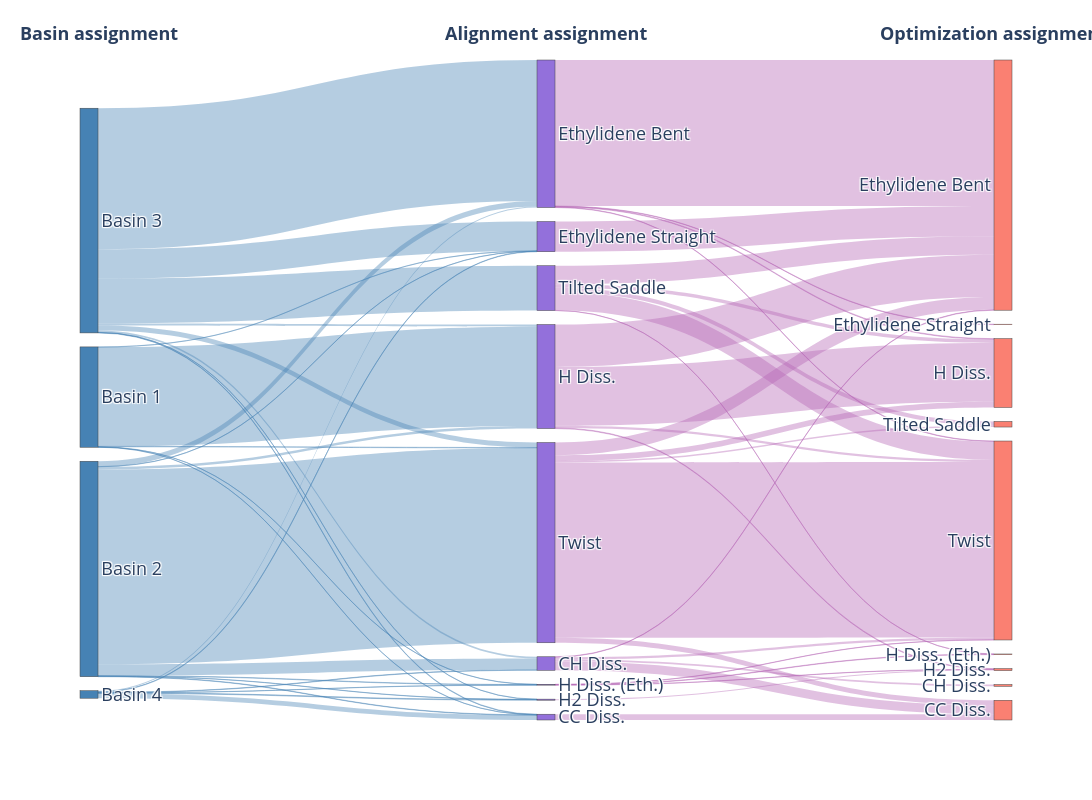
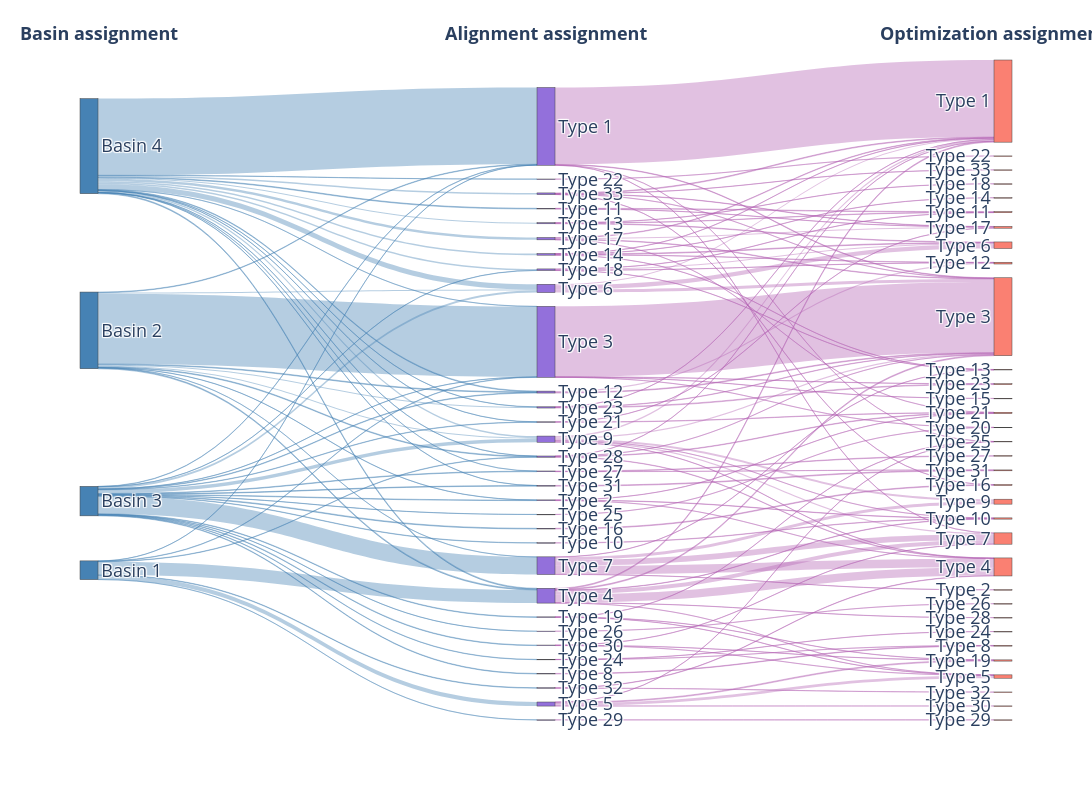
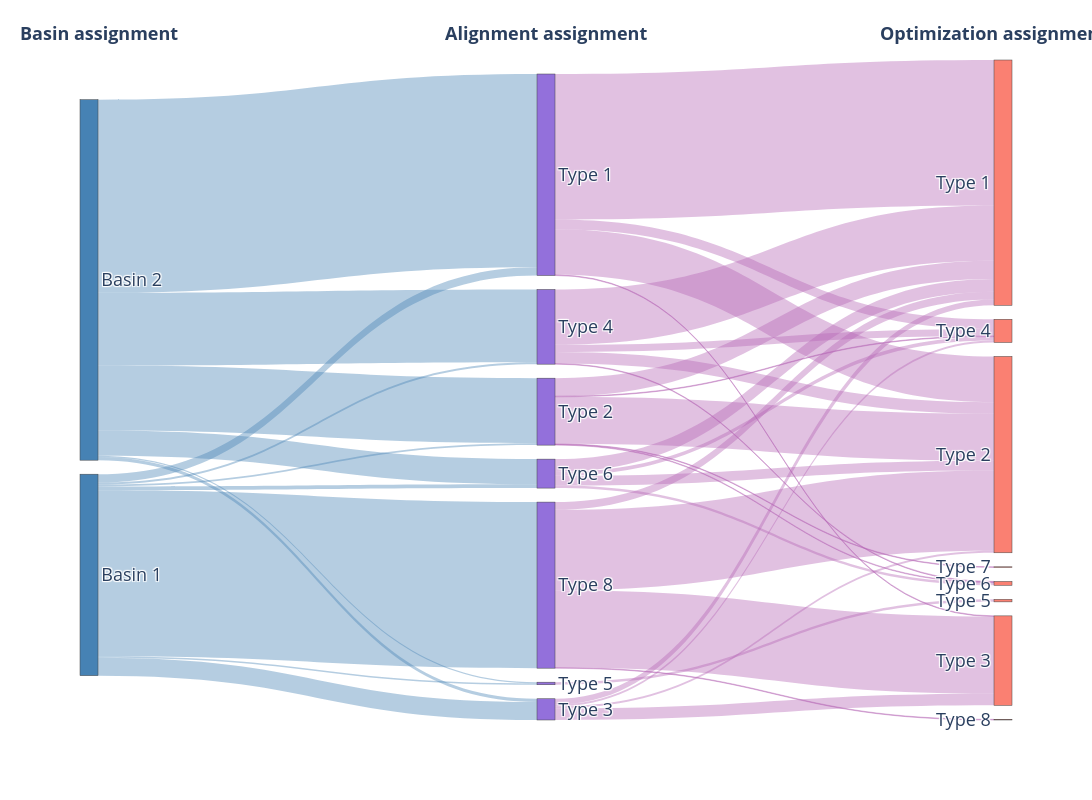
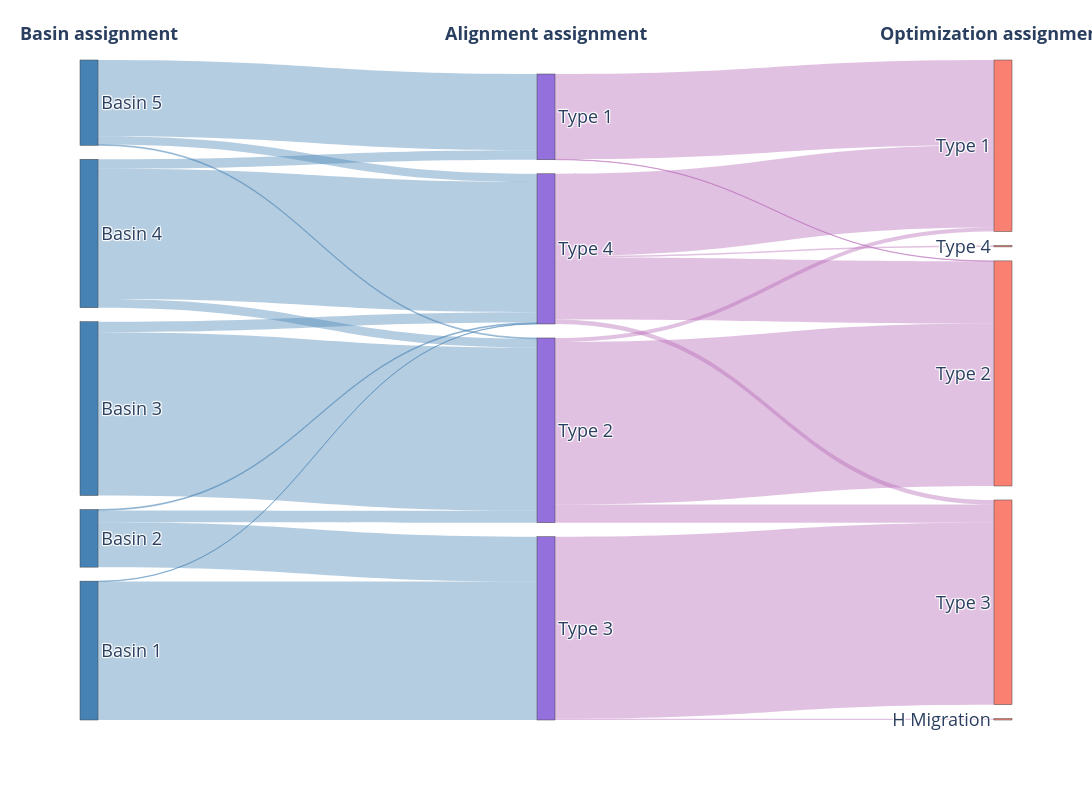

Source (notebook cell) for these figures, in order:
### Code cell
for ds, label in DATASETS.items():
    fig = make_sankey(ds, label)
    display(fig)
    safe = ds
    if SAVE_PNG:
        fig.write_image(str(OUT_DIR / f"viz_sankey3_{safe}.png"), scale=FIG_SCALE)
    if SAVE_SVG:
        fig.write_image(str(OUT_DIR / f"viz_sankey3_{safe}.svg"), scale=FIG_SCALE)

### Figure 1 — Plotly figure (JSON) as saved in the notebook; plotly's stock layout.template omitted (floating-point values rounded to 4 significant figures)
{"data": [{"arrangement": "snap", "link": {"color": ["rgba(70,130,180,0.4)", "rgba(70,130,180,0.4)", "rgba(70,130,180,0.4)", "rgba(70,130,180,0.4)", "rgba(70,130,180,0.4)", "rgba(70,130,180,0.4)", "rgba(70,130,180,0.4)", "rgba(70,130,180,0.4)", "rgba(70,130,180,0.4)", "rgba(70,130,180,0.4)", "rgba(70,130,180,0.4)", "rgba(70,130,180,0.4)", "rgba(70,130,180,0.4)", "rgba(70,130,180,0.4)", "rgba(70,130,180,0.4)", "rgba(70,130,180,0.4)", "rgba(70,130,180,0.4)", "rgba(70,130,180,0.4)", "rgba(70,130,180,0.4)", "rgba(70,130,180,0.4)", "rgba(70,130,180,0.4)", "rgba(70,130,180,0.4)", "rgba(70,130,180,0.4)", "rgba(70,130,180,0.4)", "rgba(70,130,180,0.4)", "rgba(70,130,180,0.4)", "rgba(70,130,180,0.4)", "rgba(180,100,180,0.4)", "rgba(180,100,180,0.4)", "rgba(180,100,180,0.4)", "rgba(180,100,180,0.4)", "rgba(180,100,180,0.4)", "rgba(180,100,180,0.4)", "rgba(180,100,180,0.4)", "rgba(180,100,180,0.4)", "rgba(180,100,180,0.4)", "rgba(180,100,180,0.4)", "rgba(180,100,180,0.4)", "rgba(180,100,180,0.4)", "rgba(180,100,180,0.4)", "rgba(180,100,180,0.4)", "rgba(180,100,180,0.4)", "rgba(180,100,180,0.4)", "rgba(180,100,180,0.4)", "rgba(180,100,180,0.4)", "rgba(180,100,180,0.4)", "rgba(180,100,180,0.4)", "rgba(180,100,180,0.4)", "rgba(180,100,180,0.4)", "rgba(180,100,180,0.4)", "rgba(180,100,180,0.4)", "rgba(180,100,180,0.4)", "rgba(180,100,180,0.4)", "rgba(180,100,180,0.4)", "rgba(180,100,180,0.4)"], "source": [0, 0, 0, 0, 0, 1, 1, 1, 1, 1, 1, 1, 1, 2, 2, 2, 2, 2, 2, 2, 2, 3, 3, 3, 3, 3, 3, 4, 5, 5, 5, 5, 6, 6, 6, 6, 7, 8, 8, 8, 8, 9, 9, 9, 10, 11, 11, 11, 11, 11, 12, 12, 12, 12, 12], "target": [4, 7, 8, 9, 12, 4, 5, 6, 7, 8, 9, 10, 12, 4, 5, 6, 7, 8, 10, 11, 12, 4, 5, 6, 7, 9, 10, 13, 13, 14, 15, 21, 15, 16, 17, 21, 15, 15, 17, 19, 21, 18, 19, 21, 19, 15, 17, 18, 20, 21, 13, 15, 17, 20, 21], "value": [1, 1, 463, 1, 2, 2, 53, 25, 1, 12, 2, 1, 909, 2, 8, 658, 137, 10, 1, 209, 23, 22, 2, 5, 2, 1, 3, 27, 42, 8, 2, 11, 681, 2, 3, 2, 141, 198, 274, 3, 10, 2, 1, 1, 5, 86, 17, 1, 19, 86, 23, 59, 27, 7, 818]}, "node": {"color": ["steelblue", "steelblue", "steelblue", "steelblue", "mediumpurple", "mediumpurple", "mediumpurple", "mediumpurple", "mediumpurple", "mediumpurple", "mediumpurple", "mediumpurple", "mediumpurple", "salmon", "salmon", "salmon", "salmon", "salmon", "salmon", "salmon", "salmon", "salmon"], "label": ["Basin 1", "Basin 2", "Basin 3", "Basin 4", "CC Diss.", "CH Diss.", "Ethylidene Bent", "Ethylidene Straight", "H Diss.", "H Diss. (Eth.)", "H2 Diss.", "Tilted Saddle", "Twist", "CC Diss.", "CH Diss.", "Ethylidene Bent", "Ethylidene Straight", "H Diss.", "H Diss. (Eth.)", "H2 Diss.", "Tilted Saddle", "Twist"], "pad": 14, "thickness": 18}, "type": "sankey"}], "layout": {"annotations": [{"font": {"size": 18}, "showarrow": false, "text": "<b>Basin assignment</b>", "x": 0.02, "xanchor": "center", "xref": "paper", "y": 1.02, "yanchor": "bottom", "yref": "paper"}, {"font": {"size": 18}, "showarrow": false, "text": "<b>Alignment assignment</b>", "x": 0.5, "xanchor": "center", "xref": "paper", "y": 1.02, "yanchor": "bottom", "yref": "paper"}, {"font": {"size": 18}, "showarrow": false, "text": "<b>Optimization assignment</b>", "x": 0.98, "xanchor": "center", "xref": "paper", "y": 1.02, "yanchor": "bottom", "yref": "paper"}], "font": {"size": 18}, "height": 800, "margin": {"t": 60}, "width": 1200}}

### Figure 2 — Plotly figure (JSON) as saved in the notebook; plotly's stock layout.template omitted (floating-point values rounded to 4 significant figures; data arrays with more than 128 entries replaced by an {"elided": "..."} marker saying what was removed)
{"data": [{"arrangement": "snap", "link": {"color": {"elided": "144 str values"}, "source": {"elided": "144 int values"}, "target": {"elided": "144 int values"}, "value": {"elided": "144 int values"}}, "node": {"color": ["steelblue", "steelblue", "steelblue", "steelblue", "mediumpurple", "mediumpurple", "mediumpurple", "mediumpurple", "mediumpurple", "mediumpurple", "mediumpurple", "mediumpurple", "mediumpurple", "mediumpurple", "mediumpurple", "mediumpurple", "mediumpurple", "mediumpurple", "mediumpurple", "mediumpurple", "mediumpurple", "mediumpurple", "mediumpurple", "mediumpurple", "mediumpurple", "mediumpurple", "mediumpurple", "mediumpurple", "mediumpurple", "mediumpurple", "mediumpurple", "mediumpurple", "mediumpurple", "mediumpurple", "mediumpurple", "salmon", "salmon", "salmon", "salmon", "salmon", "salmon", "salmon", "salmon", "salmon", "salmon", "salmon", "salmon", "salmon", "salmon", "salmon", "salmon", "salmon", "salmon", "salmon", "salmon", "salmon", "salmon", "salmon", "salmon", "salmon", "salmon", "salmon", "salmon", "salmon", "salmon", "salmon", "salmon", "salmon"], "label": ["Basin 1", "Basin 2", "Basin 3", "Basin 4", "Type 1", "Type 10", "Type 11", "Type 12", "Type 13", "Type 14", "Type 16", "Type 17", "Type 18", "Type 19", "Type 2", "Type 21", "Type 22", "Type 23", "Type 24", "Type 25", "Type 26", "Type 27", "Type 28", "Type 3", "Type 29", "Type 30", "Type 31", "Type 32", "Type 33", "Type 4", "Type 5", "Type 6", "Type 7", "Type 8", "Type 9", "Type 1", "Type 10", "Type 11", "Type 12", "Type 13", "Type 14", "Type 15", "Type 16", "Type 17", "Type 18", "Type 19", "Type 2", "Type 20", "Type 21", "Type 22", "Type 23", "Type 24", "Type 25", "Type 26", "Type 27", "Type 28", "Type 3", "Type 29", "Type 30", "Type 31", "Type 32", "Type 33", "Type 4", "Type 5", "Type 6", "Type 7", "Type 8", "Type 9"], "pad": 14, "thickness": 18}, "type": "sankey"}], "layout": {"annotations": [{"font": {"size": 18}, "showarrow": false, "text": "<b>Basin assignment</b>", "x": 0.02, "xanchor": "center", "xref": "paper", "y": 1.02, "yanchor": "bottom", "yref": "paper"}, {"font": {"size": 18}, "showarrow": false, "text": "<b>Alignment assignment</b>", "x": 0.5, "xanchor": "center", "xref": "paper", "y": 1.02, "yanchor": "bottom", "yref": "paper"}, {"font": {"size": 18}, "showarrow": false, "text": "<b>Optimization assignment</b>", "x": 0.98, "xanchor": "center", "xref": "paper", "y": 1.02, "yanchor": "bottom", "yref": "paper"}], "font": {"size": 18}, "height": 800, "margin": {"t": 60}, "width": 1200}}

### Figure 3 — Plotly figure (JSON) as saved in the notebook; plotly's stock layout.template omitted (floating-point values rounded to 4 significant figures)
{"data": [{"arrangement": "snap", "link": {"color": ["rgba(70,130,180,0.4)", "rgba(70,130,180,0.4)", "rgba(70,130,180,0.4)", "rgba(70,130,180,0.4)", "rgba(70,130,180,0.4)", "rgba(70,130,180,0.4)", "rgba(70,130,180,0.4)", "rgba(70,130,180,0.4)", "rgba(70,130,180,0.4)", "rgba(70,130,180,0.4)", "rgba(70,130,180,0.4)", "rgba(70,130,180,0.4)", "rgba(70,130,180,0.4)", "rgba(180,100,180,0.4)", "rgba(180,100,180,0.4)", "rgba(180,100,180,0.4)", "rgba(180,100,180,0.4)", "rgba(180,100,180,0.4)", "rgba(180,100,180,0.4)", "rgba(180,100,180,0.4)", "rgba(180,100,180,0.4)", "rgba(180,100,180,0.4)", "rgba(180,100,180,0.4)", "rgba(180,100,180,0.4)", "rgba(180,100,180,0.4)", "rgba(180,100,180,0.4)", "rgba(180,100,180,0.4)", "rgba(180,100,180,0.4)", "rgba(180,100,180,0.4)", "rgba(180,100,180,0.4)", "rgba(180,100,180,0.4)", "rgba(180,100,180,0.4)", "rgba(180,100,180,0.4)", "rgba(180,100,180,0.4)", "rgba(180,100,180,0.4)", "rgba(180,100,180,0.4)", "rgba(180,100,180,0.4)", "rgba(180,100,180,0.4)", "rgba(180,100,180,0.4)"], "source": [0, 0, 0, 0, 0, 0, 0, 1, 1, 1, 1, 1, 1, 2, 2, 2, 2, 3, 3, 3, 3, 3, 4, 4, 4, 4, 5, 5, 5, 5, 6, 7, 7, 7, 7, 8, 8, 8, 8], "target": [2, 3, 4, 5, 6, 7, 8, 2, 3, 4, 5, 6, 7, 9, 10, 11, 12, 9, 10, 12, 14, 15, 9, 10, 11, 12, 9, 10, 12, 14, 13, 9, 10, 12, 14, 9, 10, 11, 16], "value": [13, 3, 28, 3, 2, 6, 258, 300, 101, 5, 113, 2, 39, 226, 71, 1, 15, 28, 73, 1, 1, 1, 9, 3, 18, 3, 86, 18, 11, 1, 4, 20, 15, 6, 4, 12, 125, 120, 1]}, "node": {"color": ["steelblue", "steelblue", "mediumpurple", "mediumpurple", "mediumpurple", "mediumpurple", "mediumpurple", "mediumpurple", "mediumpurple", "salmon", "salmon", "salmon", "salmon", "salmon", "salmon", "salmon", "salmon"], "label": ["Basin 1", "Basin 2", "Type 1", "Type 2", "Type 3", "Type 4", "Type 5", "Type 6", "Type 8", "Type 1", "Type 2", "Type 3", "Type 4", "Type 5", "Type 6", "Type 7", "Type 8"], "pad": 14, "thickness": 18}, "type": "sankey"}], "layout": {"annotations": [{"font": {"size": 18}, "showarrow": false, "text": "<b>Basin assignment</b>", "x": 0.02, "xanchor": "center", "xref": "paper", "y": 1.02, "yanchor": "bottom", "yref": "paper"}, {"font": {"size": 18}, "showarrow": false, "text": "<b>Alignment assignment</b>", "x": 0.5, "xanchor": "center", "xref": "paper", "y": 1.02, "yanchor": "bottom", "yref": "paper"}, {"font": {"size": 18}, "showarrow": false, "text": "<b>Optimization assignment</b>", "x": 0.98, "xanchor": "center", "xref": "paper", "y": 1.02, "yanchor": "bottom", "yref": "paper"}], "font": {"size": 18}, "height": 800, "margin": {"t": 60}, "width": 1200}}

### Figure 4 — Plotly figure (JSON) as saved in the notebook; plotly's stock layout.template omitted (floating-point values rounded to 4 significant figures)
{"data": [{"arrangement": "snap", "link": {"color": ["rgba(70,130,180,0.4)", "rgba(70,130,180,0.4)", "rgba(70,130,180,0.4)", "rgba(70,130,180,0.4)", "rgba(70,130,180,0.4)", "rgba(70,130,180,0.4)", "rgba(70,130,180,0.4)", "rgba(70,130,180,0.4)", "rgba(70,130,180,0.4)", "rgba(70,130,180,0.4)", "rgba(70,130,180,0.4)", "rgba(70,130,180,0.4)", "rgba(70,130,180,0.4)", "rgba(180,100,180,0.4)", "rgba(180,100,180,0.4)", "rgba(180,100,180,0.4)", "rgba(180,100,180,0.4)", "rgba(180,100,180,0.4)", "rgba(180,100,180,0.4)", "rgba(180,100,180,0.4)", "rgba(180,100,180,0.4)", "rgba(180,100,180,0.4)", "rgba(180,100,180,0.4)", "rgba(180,100,180,0.4)"], "source": [0, 0, 1, 1, 1, 2, 2, 3, 3, 3, 4, 4, 4, 5, 5, 6, 6, 6, 7, 7, 8, 8, 8, 8], "target": [7, 8, 6, 7, 8, 6, 8, 5, 6, 8, 5, 6, 8, 10, 11, 10, 11, 12, 9, 12, 10, 11, 12, 13], "value": [305, 1, 26, 99, 2, 360, 23, 21, 19, 287, 168, 2, 18, 188, 1, 9, 358, 40, 3, 401, 181, 137, 10, 3]}, "node": {"color": ["steelblue", "steelblue", "steelblue", "steelblue", "steelblue", "mediumpurple", "mediumpurple", "mediumpurple", "mediumpurple", "salmon", "salmon", "salmon", "salmon", "salmon"], "label": ["Basin 1", "Basin 2", "Basin 3", "Basin 4", "Basin 5", "Type 1", "Type 2", "Type 3", "Type 4", "H Migration", "Type 1", "Type 2", "Type 3", "Type 4"], "pad": 14, "thickness": 18}, "type": "sankey"}], "layout": {"annotations": [{"font": {"size": 18}, "showarrow": false, "text": "<b>Basin assignment</b>", "x": 0.02, "xanchor": "center", "xref": "paper", "y": 1.02, "yanchor": "bottom", "yref": "paper"}, {"font": {"size": 18}, "showarrow": false, "text": "<b>Alignment assignment</b>", "x": 0.5, "xanchor": "center", "xref": "paper", "y": 1.02, "yanchor": "bottom", "yref": "paper"}, {"font": {"size": 18}, "showarrow": false, "text": "<b>Optimization assignment</b>", "x": 0.98, "xanchor": "center", "xref": "paper", "y": 1.02, "yanchor": "bottom", "yref": "paper"}], "font": {"size": 18}, "height": 800, "margin": {"t": 60}, "width": 1200}}
